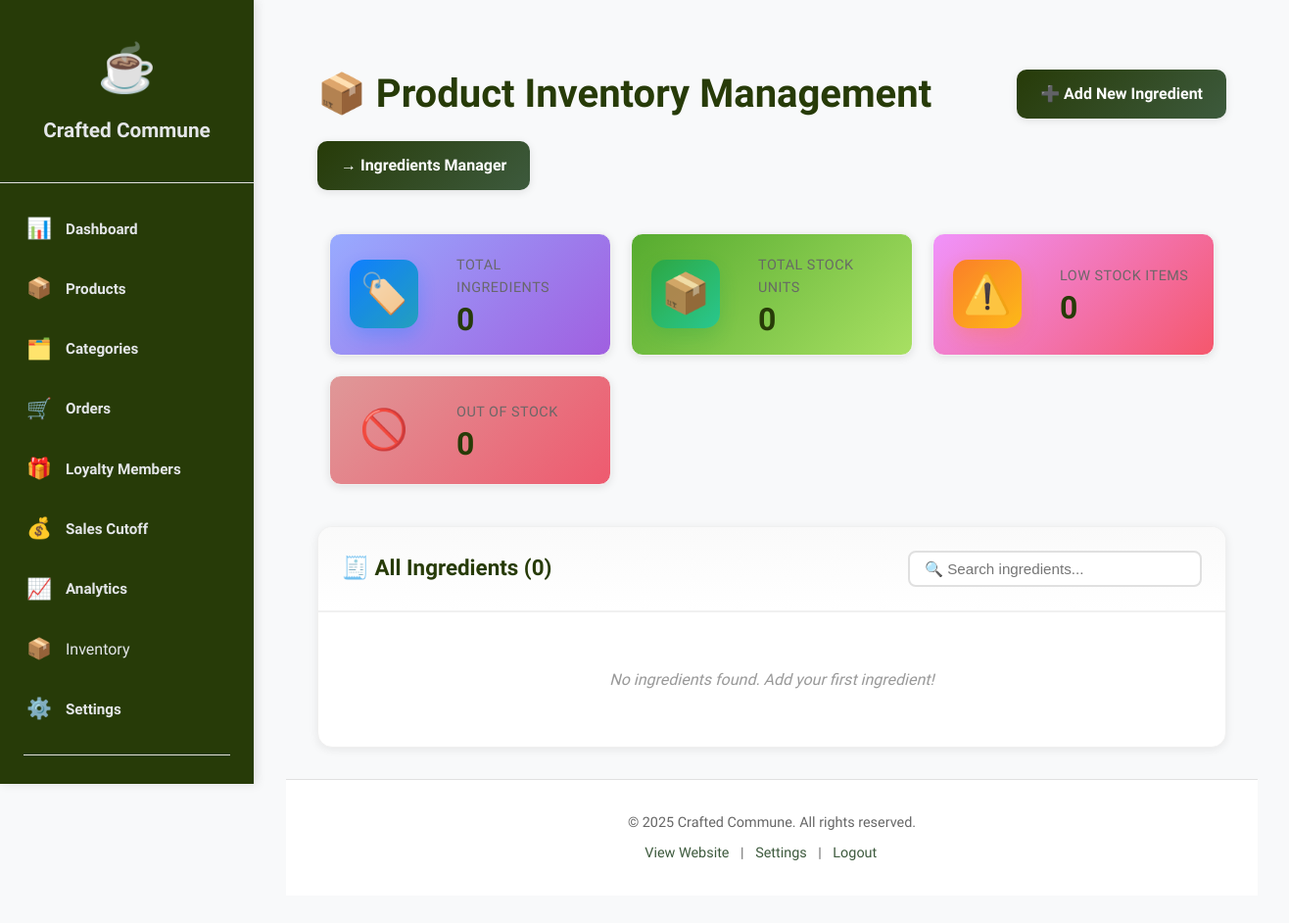
The app's page /admin/inventory.php (signed in), older data.
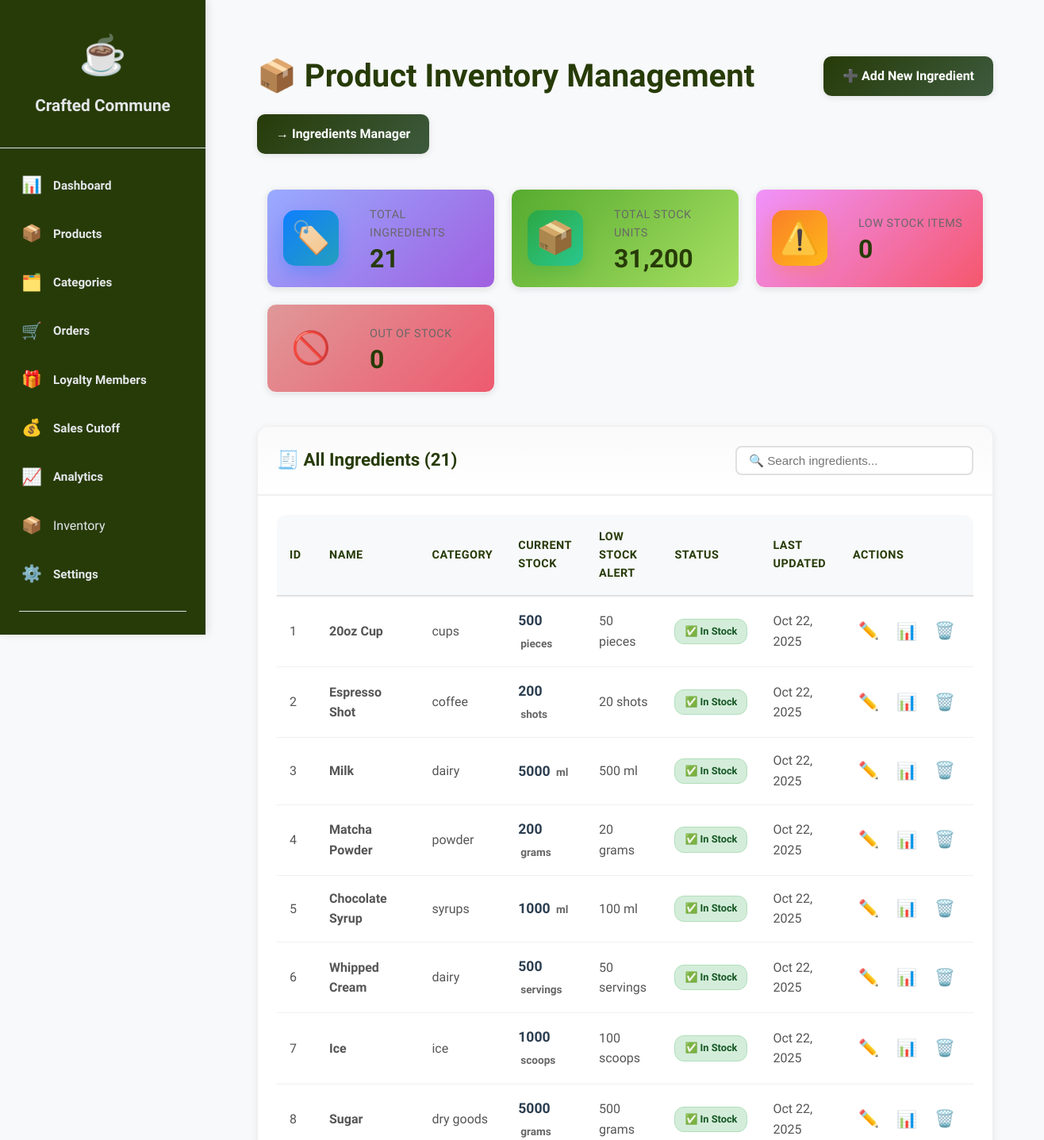
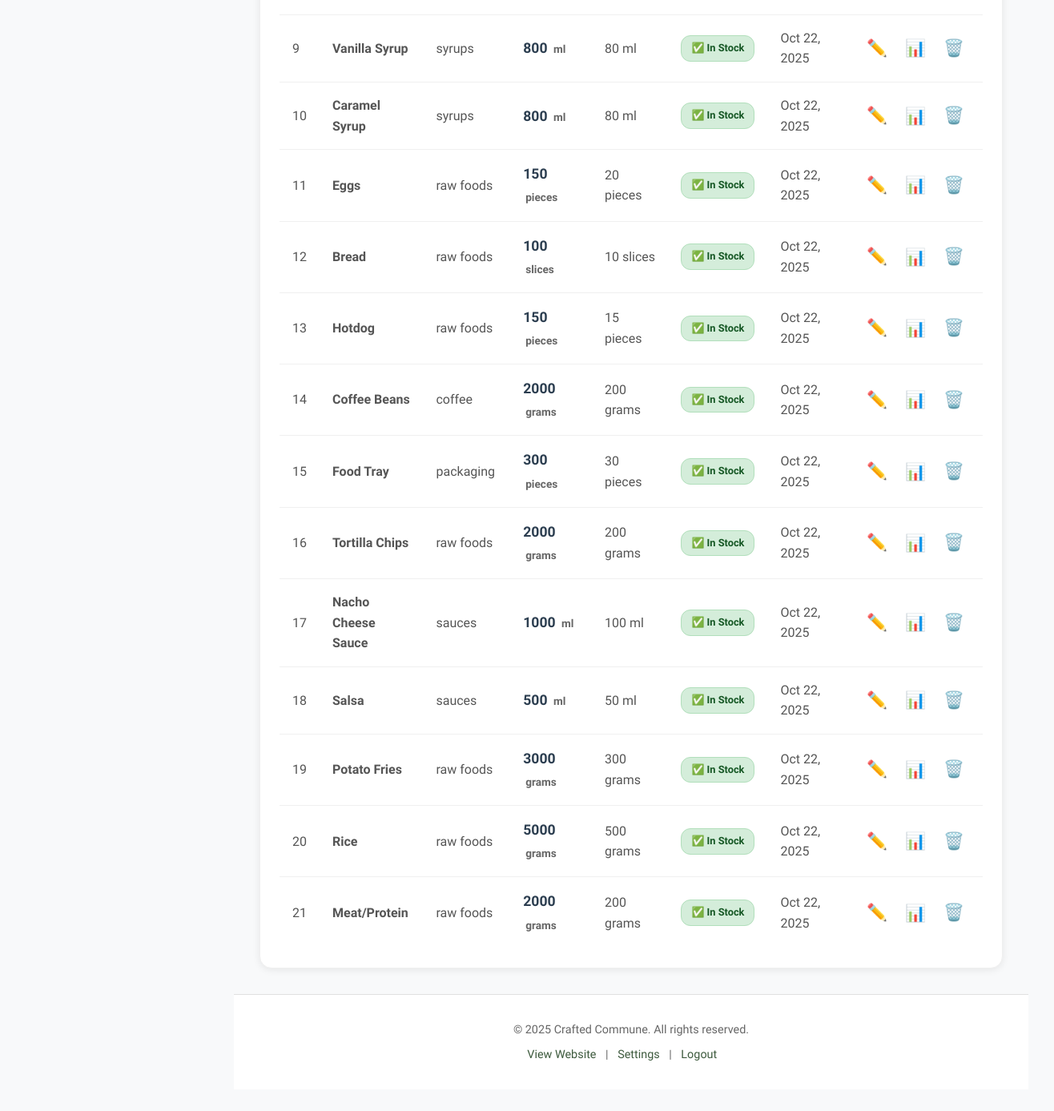
The same page, newer data (2 pictures, top to bottom).
### tables this page shows
CREATE TABLE IF NOT EXISTS product_inventory (
  id INT(11) NOT NULL AUTO_INCREMENT,
  name VARCHAR(255) NOT NULL,
  stock INT(11) NOT NULL DEFAULT 0,
  category VARCHAR(255) NOT NULL,
  low_stock_threshold INT(11) DEFAULT 10,
  unit VARCHAR(50) DEFAULT 'units',
  created_at TIMESTAMP DEFAULT CURRENT_TIMESTAMP,
  updated_at TIMESTAMP DEFAULT CURRENT_TIMESTAMP ON UPDATE CURRENT_TIMESTAMP,
  PRIMARY KEY (id),
  UNIQUE KEY name (name)
);

### config.php (called while the page is built, shortened)
<?php
function e($string) {
    return htmlspecialchars($string, ENT_QUOTES, 'UTF-8');
}
?>

### admin/inventory.php (the view, shortened to what this page needs)
<?php
require_once '../config.php';
$stmt = $pdo->prepare("
    SELECT
        id,
        name,
        stock,
        category,
        low_stock_threshold,
        unit,
        updated_at
    FROM product_inventory
    ORDER BY
        CASE
            WHEN stock = 0 THEN 1
            WHEN stock <= low_stock_threshold THEN 2
            ELSE 3
        END,
        id ASC
");
$stmt->execute();
$ingredients = $stmt->fetchAll();
$totalIngredients = count($ingredients);
$totalStock = array_sum(array_column($ingredients, 'stock'));
$outOfStockCount = count(array_filter($ingredients, function($i) { return $i['stock'] == 0; }));
$lowStockCount = count(array_filter($ingredients, function($i) {
    return $i['stock'] > 0 && $i['stock'] <= $i['low_stock_threshold'];
}));
include 'includes/header.php';
?>
<div class="page-header">
    <h1>📦 Product Inventory Management</h1>
    <a href="productadd_edit.php" class="btn btn-primary">➕ Add New Ingredient</a>
    <a href="affected_products.php" class="btn btn-primary">→ Ingredients Manager</a>
</div>
<div class="stats-grid">
    <div class="stat-card stat-blue">
        <div class="stat-icon">🏷️</div>
        <div class="stat-content">
            <div class="stat-label">Total Ingredients</div>
            <div class="stat-value"><?= $totalIngredients ?></div>
        </div>
    </div>
    <div class="stat-card stat-green">
        <div class="stat-icon">📦</div>
        <div class="stat-content">
            <div class="stat-label">Total Stock Units</div>
            <div class="stat-value"><?= number_format($totalStock) ?></div>
        </div>
    </div>
    <div class="stat-card stat-orange">
        <div class="stat-icon">⚠️</div>
        <div class="stat-content">
            <div class="stat-label">Low Stock Items</div>
            <div class="stat-value"><?= $lowStockCount ?></div>
        </div>
    </div>
    <div class="stat-card stat-red">
        <div class="stat-icon">🚫</div>
        <div class="stat-content">
            <div class="stat-label">Out of Stock</div>
            <div class="stat-value"><?= $outOfStockCount ?></div>
        </div>
    </div>
</div>
<div class="dashboard-card">
    <div class="card-header">
        <h2>🧾 All Ingredients (<?= $totalIngredients ?>)</h2>
        <input type="text"
               id="searchInput"
               class="search-input"
               placeholder="🔍 Search ingredients..."
               onkeyup="searchTable()">
    </div>
    <div class="card-body">
        <?php if (empty($ingredients)): ?>
            <p class="no-data">No ingredients found. Add your first ingredient!</p>
        <?php else: ?>
            <div class="table-responsive">
                <table class="data-table" id="ingredientsTable">
                    <thead>
                        <tr>
                            <th>ID</th>
                            <th>Name</th>
                            <th>Category</th>
                            <th>Current Stock</th>
                            <th>Low Stock Alert</th>
                            <th>Status</th>
                            <th>Last Updated</th>
                            <th>Actions</th>
                        </tr>
                    </thead>
                    <tbody>
                        <?php foreach ($ingredients as $ingredient): ?>
                            <?php
                            $isOutOfStock = $ingredient['stock'] == 0;
                            $isLowStock = $ingredient['stock'] > 0 && $ingredient['stock'] <= $ingredient['low_stock_threshold'];
                            $rowClass = $isOutOfStock ? 'out-of-stock-row' : ($isLowStock ? 'low-stock-row' : '');
                            ?>
                            <tr class="<?= $rowClass ?>">
                                <td><?= $ingredient['id'] ?></td>
                                <td><strong><?= e($ingredient['name']) ?></strong></td>
                                <td><?= e($ingredient['category']) ?></td>
                                <td class="stock-cell">
                                    <span class="stock-amount"><?= $ingredient['stock'] ?></span>
                                    <span class="stock-unit"><?= e($ingredient['unit']) ?></span>
                                </td>
                                <td><?= $ingredient['low_stock_threshold'] ?> <?= e($ingredient['unit']) ?></td>
                                <td>
                                    <?php if ($isOutOfStock): ?>
                                        <span class="status-badge badge-red">🚫 Out of Stock</span>
                                    <?php elseif ($isLowStock): ?>
                                        <span class="status-badge badge-orange">⚠️ Low Stock</span>
                                    <?php else: ?>
                                        <span class="status-badge badge-green">✅ In Stock</span>
                                    <?php endif; ?>
                                </td>
                                <td><?= date('M d, Y', strtotime($ingredient['updated_at'])) ?></td>
                                <td>
                                    <div class="action-buttons">
                                        <a href="productadd_edit.php?action=edit&id=<?= $ingredient['id'] ?>"
                                           class="btn-icon btn-icon-blue"
                                           title="Edit">
                                            ✏️
                                        </a>
                                        <button onclick="quickUpdateStock(<?= $ingredient['id'] ?>, '<?= e($ingredient['name']) ?>', <?= $ingredient['stock'] ?>)"
                                                class="btn-icon btn-icon-green"
                                                title="Quick Update Stock">
                                            📊
                                        </button>
                                        <a href="inventory.php?action=delete&id=<?= $ingredient['id'] ?>"
                                           class="btn-icon btn-icon-danger"
                                           onclick="return confirm('Delete this ingredient? This will also remove it from all product recipes!')"
                                           title="Delete">
                                            🗑️
                                        </a>
                                    </div>
                                </td>
                            </tr>
                        <?php endforeach; ?>
                    </tbody>
                </table>
            </div>
        <?php endif; ?>
    </div>
</div>
<?php include 'includes/footer.php'; ?>

### admin/includes/header.php (shortened to what this page needs)
<!DOCTYPE html>
<html lang="en">
<head>
    <link rel="stylesheet" href="assets/admin-style.css">
</head>
<body>
    <aside class="sidebar">
        <div class="sidebar-header">
            <div class="logo">☕</div>
            <h2><?= SITE_NAME ?></h2>
        </div>
        <nav class="sidebar-nav">
            <a href="index.php" class="nav-link <?= basename($_SERVER['PHP_SELF']) === 'index.php' ? 'active' : '' ?>">
                <span class="nav-icon">📊</span>
                <span class="nav-text">Dashboard</span>
            </a>
            <a href="products.php" class="nav-link <?= basename($_SERVER['PHP_SELF']) === 'products.php' ? 'active' : '' ?>">
                <span class="nav-icon">📦</span>
                <span class="nav-text">Products</span>
            </a>
            <a href="categories.php" class="nav-link <?= basename($_SERVER['PHP_SELF']) === 'categories.php' ? 'active' : '' ?>">
                <span class="nav-icon">🗂️</span>
                <span class="nav-text">Categories</span>
            </a>
            <a href="orders.php" class="nav-link <?= basename($_SERVER['PHP_SELF']) === 'orders.php' ? 'active' : '' ?>">
                <span class="nav-icon">🛒</span>
                <span class="nav-text">Orders</span>
            </a>
            <a href="loyalty_members.php" class="nav-link <?= basename($_SERVER['PHP_SELF']) === 'loyalty_members.php' ? 'active' : '' ?>">
                <span class="nav-icon">🎁</span>
                <span class="nav-text">Loyalty Members</span>
            </a>
            <a href="sales_cutoff.php" class="nav-link <?= basename($_SERVER['PHP_SELF']) === 'sales_cutoff.php' ? 'active' : '' ?>">
                <span class="nav-icon">💰</span>
                <span class="nav-text">Sales Cutoff</span>
            </a>
            <a href="analytics.php" class="nav-link <?= basename($_SERVER['PHP_SELF']) === 'analytics.php' ? 'active' : '' ?>">
                <span class="nav-icon">📈</span>
                <span class="nav-text">Analytics</span>
            </a>
             <a href="inventory.php" class="nav-link <?php echo ($currentPage == 'inventory.php') ? 'active' : ''; ?>">
                <span class="nav-icon">📦</span>
                <span>Inventory</span>
            </a>
            <a href="settings.php" class="nav-link <?= basename($_SERVER['PHP_SELF']) === 'settings.php' ? 'active' : '' ?>">
                <span class="nav-icon">⚙️</span>
                <span class="nav-text">Settings</span>
            </a>
            <div class="nav-divider"></div>
            <a href="../index.php" class="nav-link" target="_blank">
            </a>
        </nav>
    </aside>
    <main class="main-content">
        <div class="content-wrapper">

### admin/includes/footer.php (shortened to what this page needs)
</div>
            <footer class="admin-footer">
                <p>&copy; <?= date('Y') ?> <?= SITE_NAME ?>. All rights reserved.</p>
                <p class="footer-links">
                    <a href="../index.php" target="_blank">View Website</a> |
                    <a href="settings.php">Settings</a> |
                    <a href="logout.php">Logout</a>
                    <a href="admin/login.php" style="color: transparent; font-size: 1px;">Admin</a>
                </p>
            </footer>
        </main>
</body>
</html>

### admin/includes/header.php (style rules this page uses)
:root { --primary: #3d5a3d; --primary-dark: #273B08; --text-dark: #e4e6e9ff; --text-light: #e7ebeeff; --bg-light: #f8f9fa; --border-color: #e0e0e0; }
* { margin: 0; padding: 0; box-sizing: border-box; }
body { font-family: 'Cabin Condensed', sans-serif; background: var(--bg-light); display: flex; min-height: 100vh; }
.sidebar { width: 260px; background: #273B08; border-right: 1px solid var(--border-color); display: flex; flex-direction: column; position: fixed; height: 100vh; overflow-y: auto; }
.sidebar-header { padding: 2rem 1.5rem; border-bottom: 1px solid var(--border-color); text-align: center; }
.sidebar-header .logo { font-size: 3rem; margin-bottom: 0.5rem; }
.sidebar-header h2 { font-family: 'Calistoga', serif; color: #e4e6e9ff; font-size: 1.3rem; }
.sidebar-nav { flex: 1; padding: 1rem 0; }
.nav-link { display: flex; align-items: center; gap: 1rem; padding: 0.875rem 1.5rem; color: var(--text-dark); text-decoration: none; transition: all 0.3s ease; position: relative; }
.nav-icon { font-size: 1.3rem; }
.nav-text { font-weight: 600; font-size: 0.95rem; flex: 1; }
.nav-divider { height: 1px; background: var(--border-color); margin: 1rem 1.5rem; }
.main-content { flex: 1; margin-left: 260px; padding: 2rem; min-height: 100vh; }
.content-wrapper { max-width: 1400px; margin: 0 auto; }

### admin/inventory.php (style rules this page uses)
.stats-grid { display: grid; grid-template-columns: repeat(auto-fit, minmax(250px, 1fr)); gap: 20px; margin-bottom: 30px; }
.stat-card { display: flex; align-items: center; padding: 20px; border-radius: 12px; color: white; transition: transform 0.3s ease; box-shadow: 0 2px 8px rgba(0, 0, 0, 0.1); }
.stat-icon { font-size: 2.5rem; margin-right: 15px; opacity: 0.9; }
.stat-content { flex-grow: 1; }
.stat-label { font-size: 0.9rem; font-weight: 400; opacity: 0.95; margin-bottom: 5px; }
.stat-value { font-size: 2rem; font-weight: 700; }
.stat-blue { background: linear-gradient(135deg, #98abffff 0%, #a05fe0ff 100%); }
.stat-green { background: linear-gradient(135deg, #56ab2f 0%, #a8e063 100%); }
.stat-orange { background: linear-gradient(135deg, #f093fb 0%, #f5576c 100%); }
.stat-red { background: linear-gradient(135deg, #df9898ff 0%, #ee5a6f 100%); }
.stock-cell { font-weight: bold; font-size: 1.1rem; }
.stock-amount { color: #2c3e50; }
.stock-unit { font-size: 0.85rem; color: #666; margin-left: 3px; }
.status-badge { display: inline-block; padding: 5px 12px; border-radius: 12px; font-size: 0.8rem; font-weight: 600; white-space: nowrap; }
.badge-green { background-color: #d4edda; color: #155724; }
.action-buttons { display: flex; gap: 8px; }
.btn-icon { background: none; border: none; font-size: 1.3rem; cursor: pointer; padding: 5px; transition: transform 0.2s; }
.search-input { padding: 8px 15px; border: 2px solid #e0e0e0; border-radius: 8px; font-size: 0.95rem; width: 300px; }

Row changes from the older to the newer data that the page shows:
added product_inventory: id "1", name "20oz Cup", category "cups", stock "500", unit "pieces", low_stock_threshold "50", shows "✅ In Stock", updated_at "Oct 22, 2025"
added product_inventory: id "2", name "Espresso Shot", category "coffee", stock "200", unit "shots", low_stock_threshold "20", shows "✅ In Stock", updated_at "Oct 22, 2025"
added product_inventory: id "3", name "Milk", category "dairy", stock "5000", unit "ml", low_stock_threshold "500", shows "✅ In Stock", updated_at "Oct 22, 2025"
added product_inventory: id "4", name "Matcha Powder", category "powder", stock "200", unit "grams", low_stock_threshold "20", shows "✅ In Stock", updated_at "Oct 22, 2025"
added product_inventory: id "5", name "Chocolate Syrup", category "syrups", stock "1000", unit "ml", low_stock_threshold "100", shows "✅ In Stock", updated_at "Oct 22, 2025"
added product_inventory: id "6", name "Whipped Cream", category "dairy", stock "500", unit "servings", low_stock_threshold "50", shows "✅ In Stock", updated_at "Oct 22, 2025"
added product_inventory: id "7", name "Ice", category "ice", stock "1000", unit "scoops", low_stock_threshold "100", shows "✅ In Stock", updated_at "Oct 22, 2025"
added product_inventory: id "8", name "Sugar", category "dry goods", stock "5000", unit "grams", low_stock_threshold "500", shows "✅ In Stock", updated_at "Oct 22, 2025"
added product_inventory: id "9", name "Vanilla Syrup", category "syrups", stock "800", unit "ml", low_stock_threshold "80", shows "✅ In Stock", updated_at "Oct 22, 2025"
added product_inventory: id "10", name "Caramel Syrup", category "syrups", stock "800", unit "ml", low_stock_threshold "80", shows "✅ In Stock", updated_at "Oct 22, 2025"
added product_inventory: id "11", name "Eggs", category "raw foods", stock "150", unit "pieces", low_stock_threshold "20", shows "✅ In Stock", updated_at "Oct 22, 2025"
added product_inventory: id "12", name "Bread", category "raw foods", stock "100", unit "slices", low_stock_threshold "10", shows "✅ In Stock", updated_at "Oct 22, 2025"
added product_inventory: id "13", name "Hotdog", category "raw foods", stock "150", unit "pieces", low_stock_threshold "15", shows "✅ In Stock", updated_at "Oct 22, 2025"
added product_inventory: id "14", name "Coffee Beans", category "coffee", stock "2000", unit "grams", low_stock_threshold "200", shows "✅ In Stock", updated_at "Oct 22, 2025"
added product_inventory: id "15", name "Food Tray", category "packaging", stock "300", unit "pieces", low_stock_threshold "30", shows "✅ In Stock", updated_at "Oct 22, 2025"
added product_inventory: id "16", name "Tortilla Chips", category "raw foods", stock "2000", unit "grams", low_stock_threshold "200", shows "✅ In Stock", updated_at "Oct 22, 2025"
added product_inventory: id "17", name "Nacho Cheese Sauce", category "sauces", stock "1000", unit "ml", low_stock_threshold "100", shows "✅ In Stock", updated_at "Oct 22, 2025"
added product_inventory: id "18", name "Salsa", category "sauces", stock "500", unit "ml", low_stock_threshold "50", shows "✅ In Stock", updated_at "Oct 22, 2025"
added product_inventory: id "19", name "Potato Fries", category "raw foods", stock "3000", unit "grams", low_stock_threshold "300", shows "✅ In Stock", updated_at "Oct 22, 2025"
added product_inventory: id "20", name "Rice", category "raw foods", stock "5000", unit "grams", low_stock_threshold "500", shows "✅ In Stock", updated_at "Oct 22, 2025"
added product_inventory: id "21", name "Meat/Protein", category "raw foods", stock "2000", unit "grams", low_stock_threshold "200", shows "✅ In Stock", updated_at "Oct 22, 2025"
Text that changed along with them:
$totalIngredients: "0" → "21"
$totalStock: "0" → "31,200"
text no longer shown: "No ingredients found. Add your first ingredient!"
text now shown: "ID NAME CATEGORY CURRENT STOCK LOW STOCK ALERT STATUS LAST UPDATED ACTIONS"
